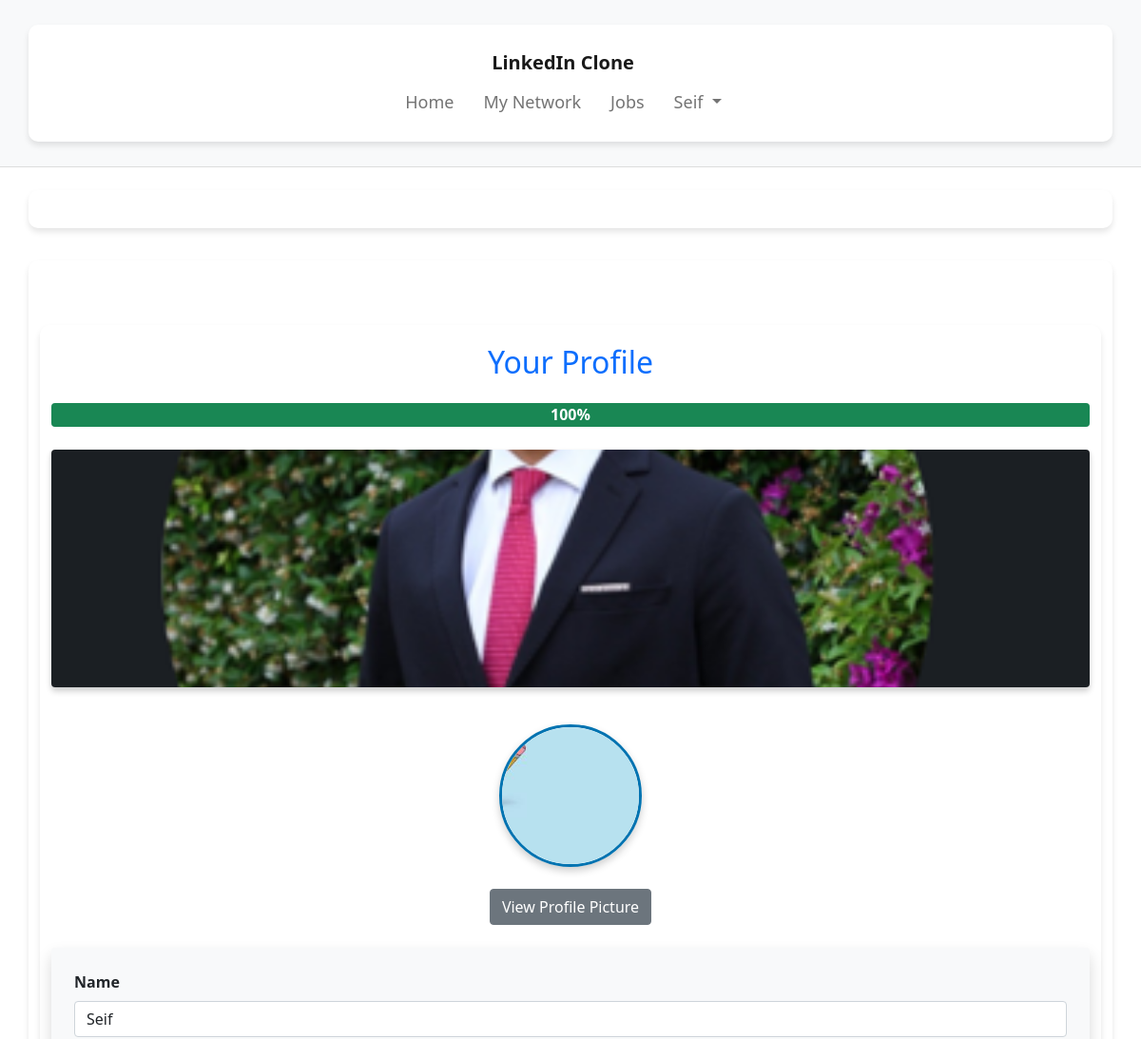
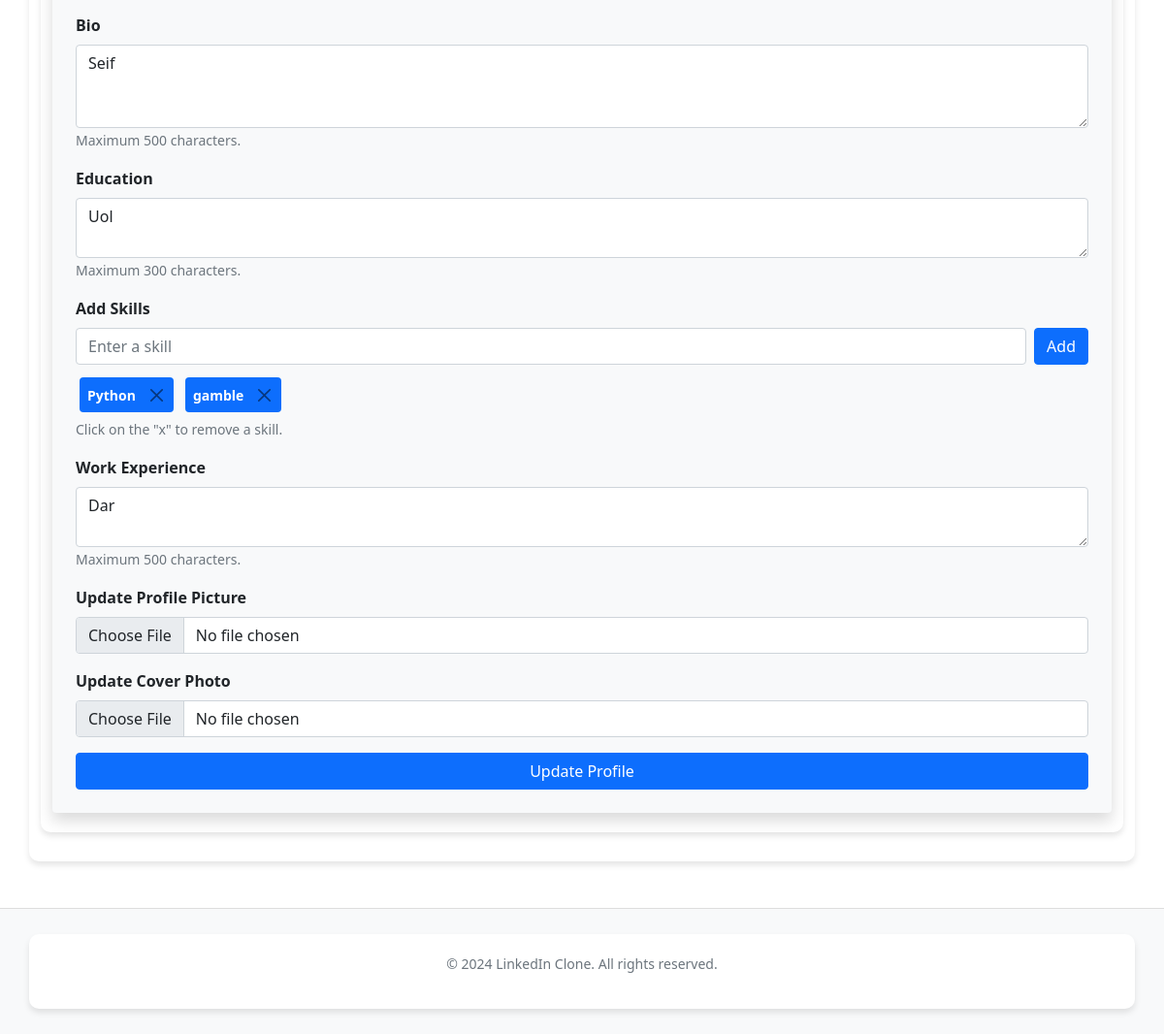
Screenshot of /profile (signed in) with the database file from the repository (2 pictures, top to bottom).
### app/models.py (models this page shows, shortened)
class User(UserMixin, db.Model):
    id = db.Column(db.Integer, primary_key=True)
    name = db.Column(db.String(150), nullable=False)
    email = db.Column(db.String(150), unique=True, nullable=False)
    password_hash = db.Column(db.String(150), nullable=False)
    bio = db.Column(db.Text, nullable=True)
    profile_pic = db.Column(db.String(150), nullable=True, default='default.jpg')
    cover_photo = db.Column(db.String(150), nullable=True, default='default_cover.jpg')
    education = db.Column(db.Text, nullable=True)
    skills = db.Column(db.Text, nullable=True)
    work_experience = db.Column(db.Text, nullable=True)
    linkedin = db.Column(db.String(250), nullable=True)
    github = db.Column(db.String(250), nullable=True)
    twitter = db.Column(db.String(250), nullable=True)
    connections = db.relationship('Connection', backref='user', lazy='dynamic', foreign_keys='Connection.user_id')
    connection_requests_sent = db.relationship('ConnectionRequest', backref='requester', lazy='dynamic', foreign_keys='ConnectionRequest.sender_id')
    connection_requests_received = db.relationship('ConnectionRequest', backref='receiver', lazy='dynamic', foreign_keys='ConnectionRequest.receiver_id')
    posts = db.relationship('Post', backref='author', lazy='dynamic')

### app/routes.py (the view, shortened to what this page needs)
@app.route('/profile', methods=['GET', 'POST'])
@login_required
def profile():
    form = ProfileForm(obj=current_user)
    profile_pic_url = url_for('static', filename=f'profile_pics/{current_user.profile_pic}') if current_user.profile_pic else None
    cover_photo_url = url_for('static', filename=f'cover_photos/{current_user.cover_photo}') if current_user.cover_photo else None
    skills = current_user.skills.split(',') if current_user.skills else []
    return render_template("profile.html", form=form, user=current_user, profile_pic_url=profile_pic_url, cover_photo_url=cover_photo_url, skills=skills)

### app/forms.py
class ProfileForm(FlaskForm):
    name = StringField('Name', validators=[DataRequired(), Length(min=2, max=150)])
    bio = TextAreaField('Bio', validators=[Length(max=500)])
    education = TextAreaField('Education', validators=[Length(max=500)])
    skills = TextAreaField('Skills', validators=[Length(max=500)])
    work_experience = TextAreaField('Work Experience', validators=[Length(max=1000)])
    profile_pic = FileField('Update Profile Picture', validators=[FileAllowed(['jpg', 'png'], "Images only!")])
    cover_photo = FileField('Update Cover Photo', validators=[FileAllowed(['jpg', 'png'], "Images only!")])  # New field
    submit = SubmitField('Update Profile')

### app/__init__.py (called while the page is built)
@login_manager.user_loader
def load_user(user_id):
    return User.query.get(int(user_id))

### app/templates/profile.html (shortened to what this page needs)
{% extends "base.html" %}
{% block content %}
<div class="container mt-5">
    <h2 class="text-center mb-4 text-primary">Your Profile</h2>
    <div class="progress mb-4" style="height: 25px;">
        <div
            id="profile-completion-bar"
            class="progress-bar bg-success"
            role="progressbar"
            style="width: 0%;"
            aria-valuenow="0"
            aria-valuemin="0"
            aria-valuemax="100"
        >
        </div>
    </div>
    {% if cover_photo_url %}
    <div class="mb-4 text-center">
        <img src="{{ cover_photo_url }}" class="cover-photo img-fluid rounded" alt="Cover Photo">
    </div>
    {% endif %}
    {% if profile_pic_url %}
    <div class="text-center mb-4">
        <img src="{{ profile_pic_url }}" class="profile-picture" alt="Profile Picture" id="profile-picture-preview">
        <button type="button" class="btn btn-secondary mt-2" id="view-profile-picture-btn" data-bs-toggle="modal" data-bs-target="#profile-picture-modal">
            View Profile Picture
        </button>
    </div>
    {% endif %}
    <form id="profile_form" method="POST" enctype="multipart/form-data" class="shadow p-4 rounded bg-light">
        <div class="mb-3">
            {{ form.name.label(class="form-label fw-bold") }}
            {{ form.name(class="form-control") }}
        </div>
        <div class="mb-3">
            {{ form.bio.label(class="form-label fw-bold") }}
            {{ form.bio(class="form-control", rows="3", maxlength="500") }}
            <small class="form-text text-muted">Maximum 500 characters.</small>
        </div>
        <div class="mb-3">
            {{ form.education.label(class="form-label fw-bold") }}
            {{ form.education(class="form-control", rows="2", maxlength="300") }}
            <small class="form-text text-muted">Maximum 300 characters.</small>
        </div>
        <div class="mb-3">
            <label for="skills_input" class="form-label fw-bold">Add Skills</label>
            <div class="d-flex">
                <input type="text" id="skills_input" class="form-control" placeholder="Enter a skill">
                <button type="button" id="add_skill_button" class="btn btn-primary ms-2">Add</button>
            </div>
            <div id="skills_container" class="mt-2">
                {% for skill in skills %}
                <span class="badge bg-primary mx-1 skill-badge">
                    {{ skill }}
                    <button type="button" class="btn-close ms-2 remove-skill-btn" style="font-size: 0.8rem;" aria-label="Remove"></button>
                </span>
                {% endfor %}
            </div>
            <small class="form-text text-muted">Click on the "x" to remove a skill.</small>
        </div>
        <div class="mb-3">
            {{ form.work_experience.label(class="form-label fw-bold") }}
            {{ form.work_experience(class="form-control", rows="2", maxlength="500") }}
            <small class="form-text text-muted">Maximum 500 characters.</small>
        </div>
        <div class="mb-3">
            {{ form.profile_pic.label(class="form-label fw-bold") }}
            {{ form.profile_pic(class="form-control") }}
        </div>
        <div class="mb-3">
            {{ form.cover_photo.label(class="form-label fw-bold") }}
            {{ form.cover_photo(class="form-control") }}
        </div>
        <button type="submit" class="btn btn-primary w-100">Update Profile</button>
    </form>
</div>
{% endblock %}

### app/templates/base.html (shortened to what this page needs)
<!DOCTYPE html>
<html lang="en">
<head>
    <link rel="stylesheet" href="{{ url_for('static', filename='style.css') }}">
    <link href="https://cdn.jsdelivr.net/npm/bootstrap@5.1.3/dist/css/bootstrap.min.css" rel="stylesheet">
</head>
<body>
    <nav class="navbar navbar-expand-lg navbar-light bg-light py-3">
        <div class="container">
            <a class="navbar-brand fw-bold" href="{{ url_for('home') }}">LinkedIn Clone</a>
            <div class="collapse navbar-collapse" id="navbarNav">
                <ul class="navbar-nav me-auto">
                    <li class="nav-item">
                        <a class="nav-link {% if request.endpoint == 'home' %}active{% endif %}" href="{{ url_for('home') }}">Home</a>
                    </li>
                    <li class="nav-item">
                        <a class="nav-link {% if request.endpoint == 'network' %}active{% endif %}" href="{{ url_for('network') }}">My Network</a>
                    </li>
                    <li class="nav-item">
                        <a class="nav-link {% if request.endpoint == 'jobs' %}active{% endif %}" href="{{ url_for('jobs') }}">Jobs</a>
                    </li>
                </ul>
                <ul class="navbar-nav ms-auto">
                    {% if current_user.is_authenticated %}
                        <li class="nav-item dropdown">
                            <a class="nav-link dropdown-toggle" href="#" id="profileDropdown" role="button" data-bs-toggle="dropdown" aria-expanded="false">
                                {{ current_user.name }}
                            </a>
                        </li>
                    {% endif %}
                </ul>
            </div>
        </div>
    </nav>
    <div class="container mt-4">
    </div>
    <div class="container mt-4 mb-5">
        {% block content %}{% endblock %}
    </div>
    <footer class="bg-light text-center text-muted py-3">
        <div class="container">
            <p>© 2024 LinkedIn Clone. All rights reserved.</p>
        </div>
    </footer>
</body>
</html>

### app/static/style.css (style rules this page uses)
body { font-family: Arial, sans-serif; background-color: #f3f2ef; margin: 0; padding: 0; line-height: 1.6; display: flex; flex-direction: column; min-height: 100vh; }
h2 { font-weight: bold; color: #0073b1; text-align: center; margin-top: 10px; }
.navbar { background-color: #ffffff; border-bottom: 1px solid #ddd; padding: 15px 20px; font-size: 18px; }
.navbar-brand { color: #0073b1; font-size: 28px; font-weight: bold; }
.navbar-nav .nav-link { color: #555; font-size: 18px; margin-right: 15px; transition: all 0.3s; }
.btn { font-size: 16px; font-weight: bold; border-radius: 5px; transition: background-color 0.3s, color 0.3s; }
.btn-primary { background-color: #0073b1; border: none; color: #fff; }
.btn-secondary { background-color: #ccc; border: none; color: #333; }
.container { margin: 10px auto; max-width: 800px; background-color: #fff; border-radius: 10px; box-shadow: 0 4px 6px rgba(0, 0, 0, 0.1); padding: 20px; flex: 1; display: flex; flex-direction: column; }
.profile-picture { display: block; margin: 15px auto; border-radius: 50%; width: 150px; height: 150px; object-fit: cover; border: 3px solid #0073b1; box-shadow: 0 4px 8px rgba(0, 0, 0, 0.2); cursor: pointer; transition: transform 0.3s, box-shadow 0.3s; }
.cover-photo { display: block; width: 100%; max-height: 250px; object-fit: cover; border-radius: 10px; box-shadow: 0 4px 6px rgba(0, 0, 0, 0.2); transition: transform 0.3s, box-shadow 0.3s; }
footer { background-color: #ffffff !important; color: #666 !important; text-align: center !important; padding: 0 !important; border-top: 1px solid #ddd !important; font-size: 14px !important; margin-top: auto !important; flex-shrink: 0 !important; position: relative !important; }
#skills_container .badge { font-size: 14px; padding: 8px; display: inline-block; margin: 5px 2px; }
.progress-bar { font-size: 16px; font-weight: bold; text-align: center; line-height: 25px; }

### rows the page displays
User: name "Seif", bio "Seif", education "Uol", work_experience "Dar"

### other values shown
{{ skill }} "Python" "gamble"
